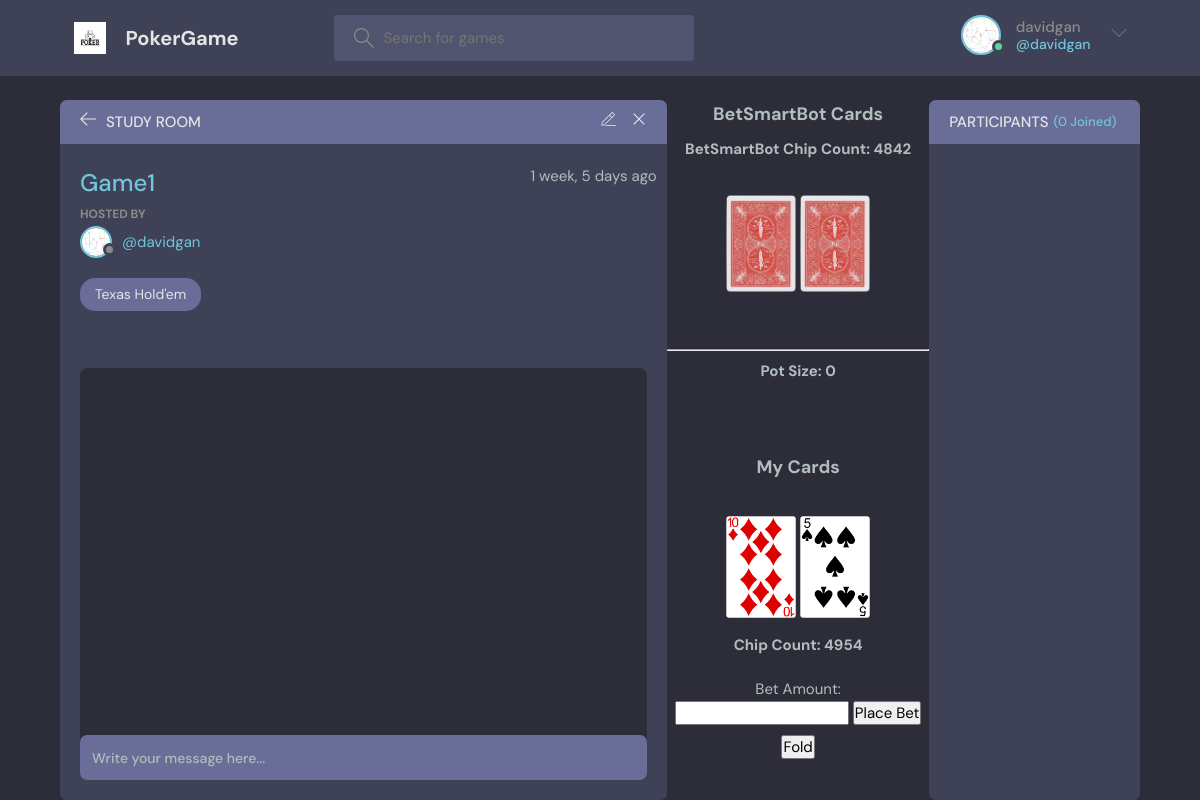
The app's page /preflop/22/ (signed in), older data.
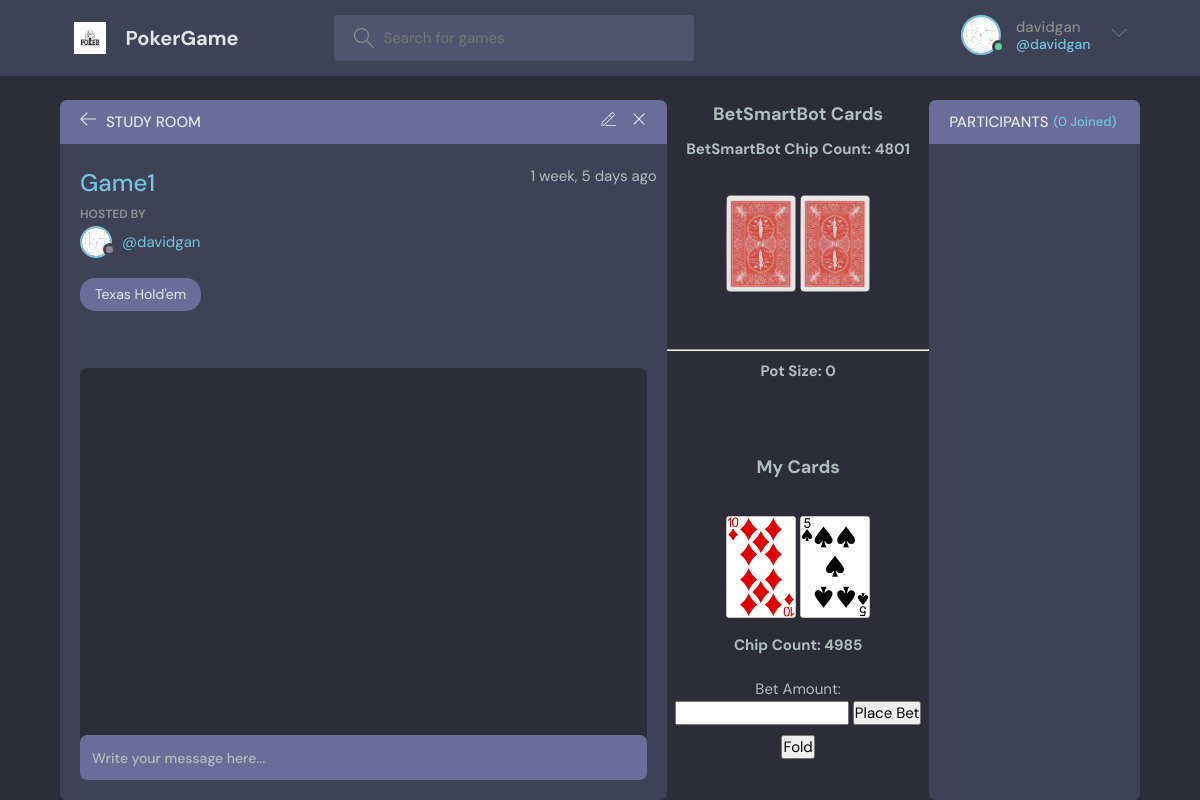
The same page, newer data.
### base/models.py (models this page shows, shortened)
class Room(models.Model):
    host = models.ForeignKey(User, on_delete=models.SET_NULL, null=True)
    topic = models.ForeignKey(Topic, on_delete=models.SET_NULL, null=True)
    name = models.CharField(max_length=200)
    description = models.TextField(null=True, blank=True)
    participants = models.ManyToManyField(User, related_name='participants', blank=True)
    updated = models.DateTimeField(auto_now=True)
    created = models.DateTimeField(auto_now_add=True)
    pot_size = models.IntegerField(default=0)
    card1 = models.TextField(max_length=5, null=True)
    card2 = models.TextField(max_length=5, null=True)
    card3 = models.TextField(max_length=5, null=True)
    card4 = models.TextField(max_length=5, null=True)
    card5 = models.TextField(max_length=5, null=True)
    bot_card1 = models.TextField(max_length=5, null=True)
    bot_card2 = models.TextField(max_length=5, null=True)
    bot_chip_count = models.IntegerField(default=5000)
    bot_hand_strength = models.IntegerField(default=0)
    deck=models.CharField(max_length=512, null=True)
    class Meta:
        ordering = ['-updated', '-created']

class User(AbstractUser):
    name = models.CharField(max_length=200, null=True)
    email = models.EmailField(unique=True, null=True)
    bio = models.TextField(null=True)
    chip_count = models.IntegerField(default=5000)
    card1 = models.TextField(max_length=5, null=True)
    card2 = models.TextField(max_length=5, null=True)
    hand_strength = models.IntegerField(default=0)
    avatar = models.ImageField(null=True, default="avatar.svg")
    USERNAME_FIELD = 'email'
    REQUIRED_FIELDS = ['username']

class Topic(models.Model):
    name = models.CharField(max_length=200)
    def __str__(self):
        return self.name

### base/views.py (the view, shortened to what this page needs)
# urls.py: path('preflop/<str:pk>/', views.preflop, name="preflop"),
@login_required(login_url='login')
def preflop(request, pk):
    room = Room.objects.get(id=pk)
    room_messages = room.message_set.all()
    participants = room.participants.all()
    deck = get_deck()
    cards = [deck[0], deck[1], deck[2], deck[3]]
    deck = deck[4:]
    room.deck=json.dumps(deck)
    room.pot_size = 0
    user = request.user
    user.card1 = cards[0]
    user.card2 = cards[1]
    room.bot_card1 = cards[2]
    room.bot_card2 = cards[3]
    user.hand_strength = 0
    user.save()
    room.save()
    context = {'pot_size': room.pot_size,'chip_count': user.chip_count, 'room': room, 'room_messages': room_messages,
               'participants': participants, 'player_cards': cards}
    return render(request, 'base/gameplay/preflop.html', context)

### base/views.py (called while the page is built)
def get_deck():
    deck = ['AH', 'AD', 'AC', 'AS', 'KH', 'KD', 'KC', 'KS', 'QH', 'QD', 'QC', 'QS', 'JH', 'JD',
            'JC', 'JS', 'TH', 'TD', 'TC', 'TS', '9H', '9D', '9C', '9S', '8H', '8D', '8C', '8S',
            '7H', '7D', '7C', '7S', '6H', '6D', '6C', '6S', '5H', '5D', '5C', '5S', '4H', '4D',
            '4C', '4S', '3H', '3D', '3C', '3S', '2H', '2D', '2C', '2S']
    random.shuffle(deck)
    return deck

### base/templates/base/gameplay/preflop.html (shortened to what this page needs)
{% extends 'main.html' %}
{% load static %}
{% block content %}
<main class="profile-page layout layout--2">
  <div class="container">
    <div class="room">
      <div class="room__top">
        <div class="room__topLeft">
          <a href="{% url 'home' %}">
            <svg version="1.1" xmlns="http://www.w3.org/2000/svg" width="32" height="32" viewBox="0 0 32 32">
              <title>arrow-left</title>
              <path
                d="M13.723 2.286l-13.723 13.714 13.719 13.714 1.616-1.611-10.96-10.96h27.625v-2.286h-27.625l10.965-10.965-1.616-1.607z">
              </path>
            </svg>
          </a>
          <h3>Study Room</h3>
        </div>
        {% if room.host == request.user %}
        <div class="room__topRight">
          <a href="{% url 'update-room' room.id %}">
          </a>
          <a href="{% url 'delete-room' room.id %}">
            <svg version="1.1" xmlns="http://www.w3.org/2000/svg" width="32" height="32" viewBox="0 0 32 32">
              <title>remove</title>
              <path
                d="M27.314 6.019l-1.333-1.333-9.98 9.981-9.981-9.981-1.333 1.333 9.981 9.981-9.981 9.98 1.333 1.333 9.981-9.98 9.98 9.98 1.333-1.333-9.98-9.98 9.98-9.981z">
              </path>
            </svg>
          </a>
        </div>
        {% endif %}
      </div>
      <div class="room__box scroll">
        <div class="room__header scroll">
          <div class="room__info">
            <h3>{{room.name}}</h3>
            <span>{{room.created|timesince}} ago</span>
          </div>
          <div class="room__hosted">
            <p>Hosted By</p>
            <a href="{% url 'user-profile' room.host.id %}" class="room__author">
              <div class="avatar avatar--small">
                <img src="{{room.host.avatar.url}}" />
              </div>
              <span>@{{room.host.username}}</span>
            </a>
          </div>
          <span class="room__topics">{{room.topic}}</span>
        </div>
        <div class="room__conversation">
          <div class="threads scroll">
          </div>
        </div>
      </div>
      <div class="room__message">
        <form action="" method="POST">
          <input name="body" placeholder="Write your message here..." />
        </form>
      </div>
    </div>
    <div style="text-align: center;">
      <strong><p style="font-size: 18px;">BetSmartBot Cards</p></strong>
      <h1 style="text-align: center; margin-top: 8px;">BetSmartBot Chip Count: {{ room.bot_chip_count }}</h1>
      <br>
      <img src="{% static 'images/cardDeck/backofCard.jpg' %}" alt="card" style="width: 70px; height: auto; margin-top: 10px;">
      <img src="{% static 'images/cardDeck/backOfCard.jpg' %}" alt="card" style="width: 70px; height: auto;">
      <hr style="margin-top: 50px;">
      <h1 style="text-align: center; margin-top: 8px;">Pot Size: {{ pot_size }}</h1>
      <strong><p style="font-size: 18px; margin-top: 70px;">My Cards</p></strong>
      <br>
      <img src="{% static 'images/cardDeck/' %}{{ request.user.card1 }}.png" alt="card" style="width: 70px; height: auto; margin-top: 10px;">
      <img src="{% static 'images/cardDeck/' %}{{ request.user.card2 }}.png" alt="card" style="width: 70px; height: auto;">
      <h1 style="text-align: center; margin-top: 8px;">Chip Count: {{ chip_count }}</h1>
      <form method="post" action="{% url 'flop' pk=room.id %}" style="margin-top:20px;">
        <label for="bet_amount">Bet Amount: </label>
        <input type="number" id="bet_amount" name="bet_amount" min="0" step="1" required>
        <button type="submit">Place Bet</button>
      </form>
      <form method="get" action="{% url 'fold' room.id %}" style="margin-top:10px;">
        <button type="submit">Fold</button>
      </form>
    </div>
    <div class="participants">
      <h3 class="participants__top">Participants <span>({{participants.count}} Joined)</span></h3>
      <div class="participants__list scroll">
      </div>
    </div>
  </div>
</main>
{% endblock content %}

Row changes from the older to the newer data that the page shows:
changed Room "Game1": bot_chip_count "4842" → "4801"
Text that changed along with them:
{{ chip_count }}: "4954" → "4985"
